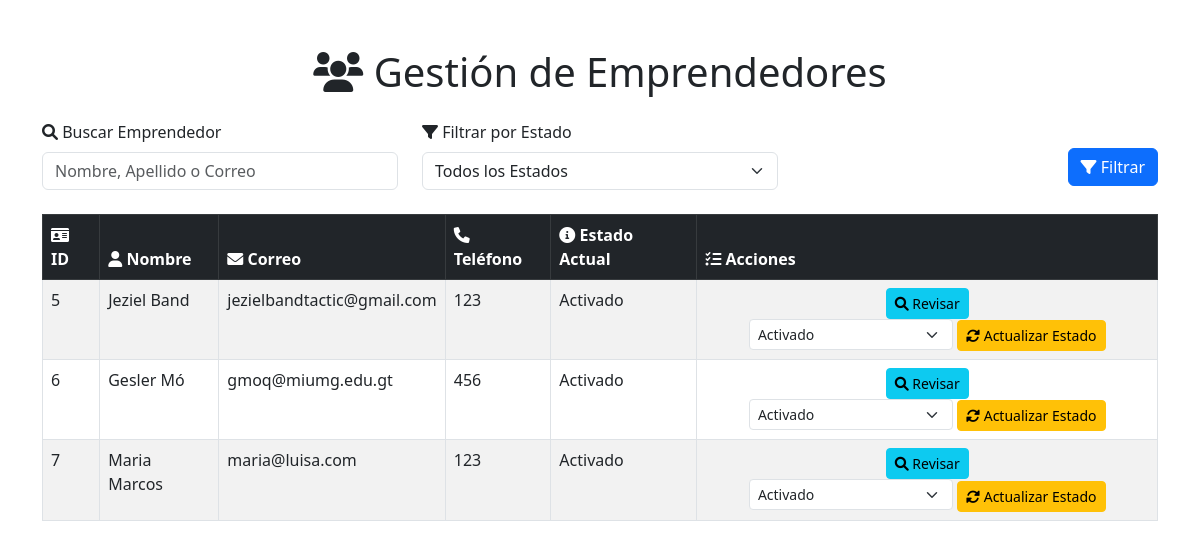
The app's page /public/admin/gestion_emprendedores.php (signed in) with its own data.
### tables this page shows
CREATE TABLE `emprendedor` (
  `id_emprendedor` int(11) NOT NULL AUTO_INCREMENT,
  `nombre1` varchar(255) NOT NULL,
  `nombre2` varchar(255) DEFAULT NULL,
  `nombre3` varchar(255) DEFAULT NULL,
  `apellido1` varchar(255) NOT NULL,
  `apellido2` varchar(255) DEFAULT NULL,
  `correo` varchar(255) NOT NULL,
  `contrasena` varchar(255) NOT NULL,
  `telefono1` varchar(20) DEFAULT NULL,
  `telefono2` varchar(20) DEFAULT NULL,
  `dpi` varchar(20) DEFAULT NULL,
  `id_banco` int(11) DEFAULT NULL,
  `no_cuenta_bancaria` varchar(50) DEFAULT NULL,
  `tipo_cuenta_bancaria` varchar(50) DEFAULT NULL,
  `nombre_cuenta_bancaria` varchar(255) DEFAULT NULL,
  `id_direccion` int(11) DEFAULT NULL,
  `id_estado_usuario` int(11) DEFAULT NULL,
  `id_suscripcion` int(11) DEFAULT NULL,
  `token_activacion` varchar(255) DEFAULT NULL,
  `token_recuperacion` varchar(255) DEFAULT NULL,
  `fecha_token` datetime DEFAULT NULL,
  `fecha_creacion` timestamp NOT NULL DEFAULT current_timestamp(),
  `documento_identificacion` varchar(255) DEFAULT NULL,
  `registro_completo` tinyint(1) NOT NULL DEFAULT 0,
  `id_negocio` int(11) DEFAULT NULL,
  `estado_documento` enum('pendiente','aprobado','rechazado') DEFAULT 'pendiente',
  PRIMARY KEY (`id_emprendedor`),
  KEY `id_banco` (`id_banco`),
  KEY `id_direccion` (`id_direccion`),
  KEY `id_estado_usuario` (`id_estado_usuario`),
  KEY `id_suscripcion` (`id_suscripcion`),
  KEY `fk_id_negocio` (`id_negocio`),
  CONSTRAINT `emprendedor_ibfk_1` FOREIGN KEY (`id_banco`) REFERENCES `banco` (`id_banco`),
  CONSTRAINT `emprendedor_ibfk_2` FOREIGN KEY (`id_direccion`) REFERENCES `direccion` (`id_direccion`),
  CONSTRAINT `emprendedor_ibfk_3` FOREIGN KEY (`id_estado_usuario`) REFERENCES `estado_usuario` (`id_estado_usuario`),
  CONSTRAINT `emprendedor_ibfk_4` FOREIGN KEY (`id_suscripcion`) REFERENCES `suscripcion` (`id_suscripcion`),
  CONSTRAINT `fk_id_negocio` FOREIGN KEY (`id_negocio`) REFERENCES `negocio` (`id_negocio`) ON DELETE SET NULL ON UPDATE CASCADE
);

CREATE TABLE `estado_usuario` (
  `id_estado_usuario` int(11) NOT NULL AUTO_INCREMENT,
  `nombre_estado` varchar(255) NOT NULL,
  PRIMARY KEY (`id_estado_usuario`)
);

### public/admin/gestion_emprendedores.php (the view, shortened to what this page needs)
<?php
$database = new Database();
$db = $database->getConnection();
$query = "SELECT e.id_emprendedor, e.nombre1, e.apellido1, e.correo, e.telefono1, e.id_estado_usuario, eu.nombre_estado
          FROM emprendedor e
          JOIN estado_usuario eu ON e.id_estado_usuario = eu.id_estado_usuario";
$stmt = $db->prepare($query);
$stmt->execute();
$emprendedores = $stmt->fetchAll(PDO::FETCH_ASSOC);
?>
<!DOCTYPE html>
<html lang="es">
<head>
    <link href="https://cdn.jsdelivr.net/npm/bootstrap@5.3.0/dist/css/bootstrap.min.css" rel="stylesheet">
    <link rel="stylesheet" href="https://cdnjs.cloudflare.com/ajax/libs/font-awesome/6.0.0-beta3/css/all.min.css">
</head>
<body>
    <div class="container mt-5">
        <h1 class="text-center mb-4"><i class="fas fa-users"></i> Gestión de Emprendedores</h1>
        <div class="row filter-container d-flex align-items-center justify-content-between mb-4">
            <div class="col-md-4">
                <label for="searchTerm" class="form-label"><i class="fas fa-search"></i> Buscar Emprendedor</label>
                <input type="text" id="searchTerm" class="form-control" placeholder="Nombre, Apellido o Correo">
            </div>
            <div class="col-md-4">
                <label for="estado" class="form-label"><i class="fas fa-filter"></i> Filtrar por Estado</label>
                <select id="estado" class="form-select">
                    <option value="">Todos los Estados</option>
                </select>
            </div>
            <div class="col-md-4 d-flex justify-content-end">
                <button id="btn-filtrar" class="btn btn-primary mt-4"><i class="fas fa-filter"></i> Filtrar</button>
            </div>
        </div>
        <div class="table-responsive" id="emprendedores-list">
            <table class="table table-bordered table-striped table-hover">
                <thead class="table-dark">
                    <tr>
                        <th><i class="fas fa-id-card"></i> ID</th>
                        <th><i class="fas fa-user"></i> Nombre</th>
                        <th><i class="fas fa-envelope"></i> Correo</th>
                        <th><i class="fas fa-phone"></i> Teléfono</th>
                        <th><i class="fas fa-info-circle"></i> Estado Actual</th>
                        <th><i class="fas fa-tasks"></i> Acciones</th>
                    </tr>
                </thead>
                <tbody>
                    <?php foreach ($emprendedores as $emprendedor): ?>
                        <tr>
                            <td><?php echo $emprendedor['id_emprendedor']; ?></td>
                            <td><?php echo htmlspecialchars($emprendedor['nombre1'] . " " . $emprendedor['apellido1']); ?></td>
                            <td><?php echo htmlspecialchars($emprendedor['correo']); ?></td>
                            <td><?php echo htmlspecialchars($emprendedor['telefono1']); ?></td>
                            <td><?php echo htmlspecialchars($emprendedor['nombre_estado']); ?></td>
                            <td class="text-center">
                                <button class="btn btn-info btn-sm revisar-emprendedor" data-id="<?php echo $emprendedor['id_emprendedor']; ?>">
                                    <i class="fas fa-search"></i> Revisar
                                </button>
                                <form method="POST" action="gestion_emprendedores.php" style="display:inline-block;">
                                    <select name="nuevo_estado" class="form-select form-select-sm d-inline-block" style="width: auto;">
                                        <option value="2" <?php echo $emprendedor['id_estado_usuario'] == 2 ? 'selected' : ''; ?>>Activado</option>
                                    </select>
                                    <button type="submit" class="btn btn-warning btn-sm">
                                        <i class="fas fa-sync-alt"></i> Actualizar Estado
                                    </button>
                                </form>
                            </td>
                        </tr>
                    <?php endforeach; ?>
                </tbody>
            </table>
        </div>
    </div>
</body>
</html>

### public/admin/gestion_emprendedores.php (style rules this page uses)
.table-responsive { overflow-x: auto; }

### records on screen
emprendedor: id_emprendedor "5", nombre1+apellido1 "Jeziel Band", correo "jezielbandtactic@gmail.com", telefono1 "123", id_estado_usuario.nombre_estado "Activado", nuevo_estado "Activado"
emprendedor: id_emprendedor "6", nombre1+apellido1 "Gesler Mó", correo "gmoq@miumg.edu.gt", telefono1 "456", id_estado_usuario.nombre_estado "Activado", nuevo_estado "Activado"
emprendedor: id_emprendedor "7", nombre1+apellido1 "Maria Marcos", correo "maria@luisa.com", telefono1 "123", id_estado_usuario.nombre_estado "Activado", nuevo_estado "Activado"
